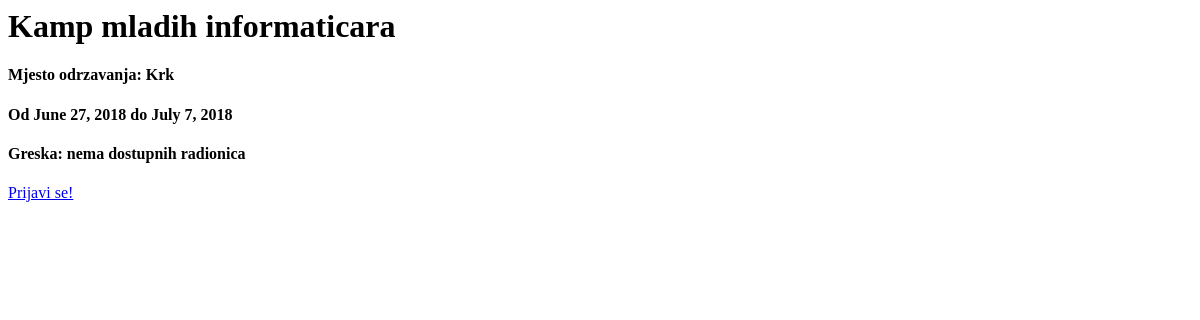
The page /mgmt/1/ on the database as committed earlier.
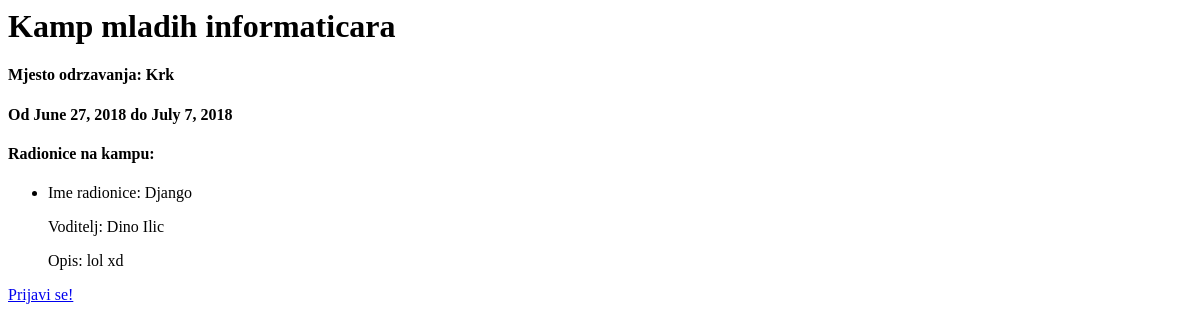
The same page on the database as committed later.
### mgmt/models.py (models this page shows, shortened)
class Kamp(models.Model):
	name = models.CharField(
		max_length=150
	)
	start_date = models.DateField(
		'Pocetak kampa',
	)
	end_date = models.DateField(
		'Kraj kampa',
	)
	location = models.CharField(
		max_length = 200,
		default = 'Krk'
	)
	class Meta:
		verbose_name_plural = 'Kampovi'

class Radionica(models.Model):
	name = models.CharField(
		max_length=200
	)
	leader_name = models.CharField(
		max_length=200
	)
	description = models.CharField(
		max_length=200,
		null=True
	)
	kamp = models.ForeignKey(
		'Kamp',
		on_delete = models.CASCADE
	)
	start_time = models.TimeField(
		'Pocetak radonice',
		null=True
	)
	end_time = models.TimeField(
		'Kraj radonice',
		null=True
	)
	difficulties = (
		('b', 'Pocetna'),
		('e', 'Lagana'),
		('i', 'Srednja'),
		('a', 'Napredna'),
		('x', 'Experti'),
		('o', 'Olimpijci'),
	)
	difficulty = models.CharField(
		max_length=1,
		choices=difficulties,
		null=True
	)
	class Meta:
		verbose_name_plural = 'Radionice'

### mgmt/views.py (the view)
# urls.py: path('<int:kamp_id>/', views.detail, name="detail"),
def detail(request, kamp_id):
	kamp = get_object_or_404(Kamp, pk=kamp_id)
	radionice_list = kamp.radionica_set.all()
	return render(request, 'mgmt/detail.html', {'kamp': kamp, 'radionice_list': radionice_list})

### mgmt/templates/mgmt/detail.html
<h1>{{ kamp.name }}</h1>
<h4>Mjesto odrzavanja: {{ kamp.location }}</h4>
<h4>Od {{ kamp.start_date }} do {{ kamp.end_date }}</h4>
{% if radionice_list %}
	<h4>Radionice na kampu:</h4>
	<ul>
		{% for radionica in radionice_list %}
			<li>
				<p>Ime radionice: {{ radionica.name }}</p>
				<p>Voditelj: {{ radionica.leader_name }}</p>
				<p>Opis: {{ radionica.description }}</p>
			</li>
		{% endfor %}
	</ul>
{% else %}
	<h4>Greska: nema dostupnih radionica</h4>
{% endif %}
<a href="{% url 'register' kamp.id %}">Prijavi se!</a>

Rows that differ between the two databases and show on the page:
added Radionica: name "Django", leader_name "Dino Ilic", description "lol xd"
Other text that changed with them:
text no longer shown: "Greska: nema dostupnih radionica"
text now shown: "Radionice na kampu:"
